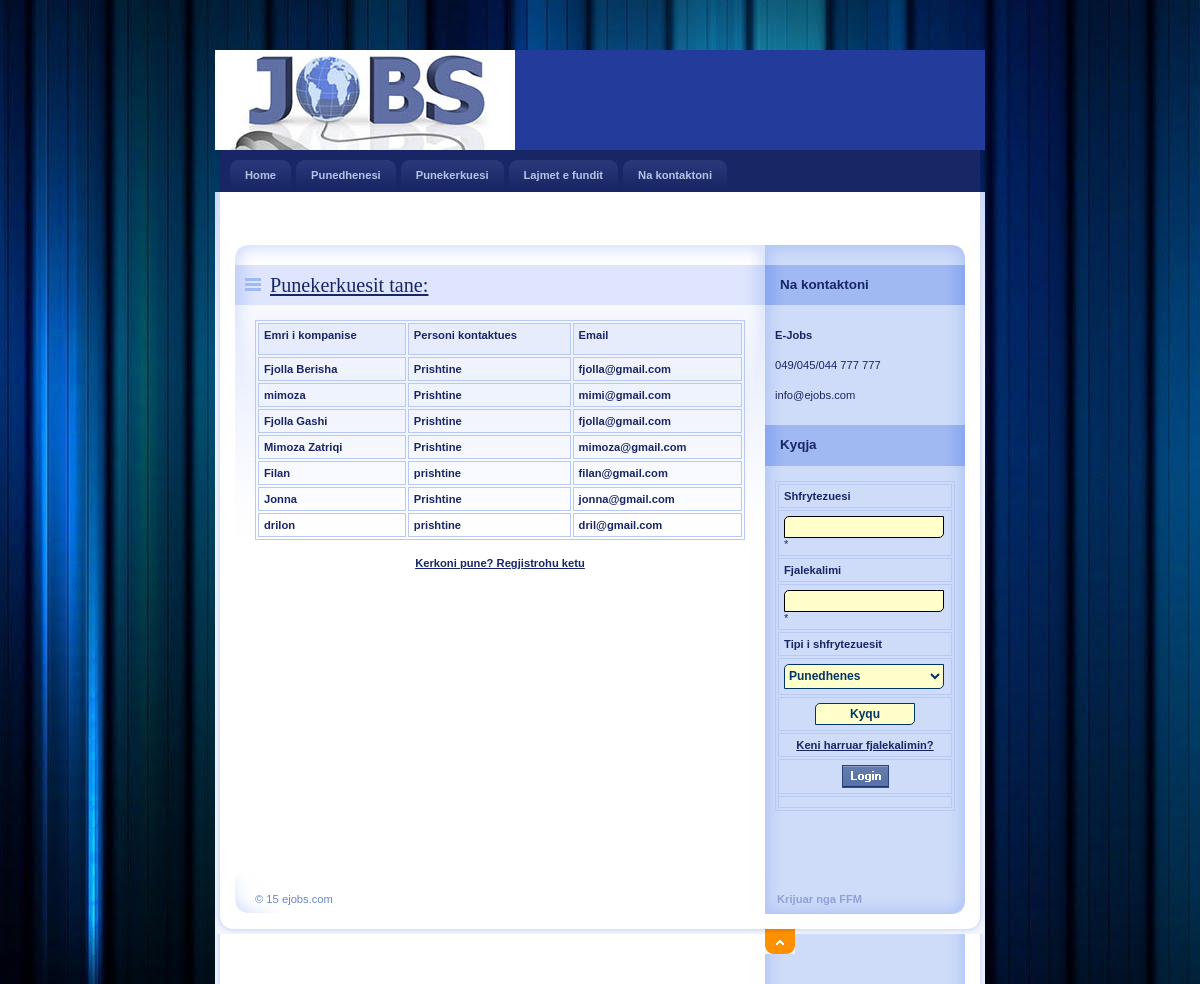
/punekerkues.php, run on the app's committed database.
### tables this page shows
CREATE TABLE IF NOT EXISTS `punekerkuesit` (
  `KerkoPunId` int(11) NOT NULL AUTO_INCREMENT,
  `PunkerkuesEmri` varchar(20) NOT NULL,
  `Adresa` varchar(100) NOT NULL,
  `Qyteti` varchar(20) NOT NULL,
  `Email` varchar(40) NOT NULL,
  `Telefoni` bigint(20) NOT NULL,
  `Kualifikimi` varchar(20) NOT NULL,
  `Gjinia` varchar(10) NOT NULL,
  `Datelindja` date NOT NULL,
  `Permbledhje` varchar(200) NOT NULL,
  `Status` varchar(10) NOT NULL,
  `UserName` varchar(20) NOT NULL,
  `Password` varchar(20) NOT NULL,
  `Pyetja` varchar(100) NOT NULL,
  `Pergjigjja` varchar(50) NOT NULL,
  PRIMARY KEY (`KerkoPunId`),
  KEY `JobSeekId` (`KerkoPunId`)
);

### punekerkues.php (the view, shortened to what this page needs)
<html>
<head>
    <link rel="stylesheet" media="screen,projection" type="text/css" href="./css/main.css" />
</head>
<body id="www-url-cz">
<div id="main" class="box">
<?php
include "Header.php"
?>
<?php
include "menyja.php"
?>
    <div id="page" class="box">
    <div id="page-in" class="box">
        <div id="strip" class="box noprint">
            <p id="breadcrumbs">&nbsp;</p>
        </div>
        <div id="content">
            <div class="article">
                <h2><span><a href="#">Punekerkuesit tane:</a></span></h2>
                <p>
                <table width="100%" border="1" cellpadding="1" cellspacing="2" bordercolor="#006699" >
<tr>
<th height="32" bgcolor="#006699" class="style3"><div align="left" class="style9 style5 style2"><strong>Emri i kompanise</strong></div></th>
<th bgcolor="#006699" class="style3"><div align="left" class="style9 style5 style2"><strong>Personi kontaktues</strong></div></th>
<th bgcolor="#006699" class="style3"><div align="left" class="style9 style5 style2"><strong>Email</strong></div></th>
</tr>
<?php
$con = mysql_connect("localhost","root","123456");
$sql = "select * from punekerkuesit where Status='Confirm'";
$result = mysql_query($sql,$con);
while($row = mysql_fetch_array($result))
{
$PunkerkuesEmri=$row['PunkerkuesEmri'];
$Qyteti=$row['Qyteti'];
$Email=$row['Email'];
?>
<tr>
<td class="style3"><div align="left" class="style9 style5"><strong><?php echo $PunkerkuesEmri;?></strong></div></td>
<td class="style3"><div align="left" class="style9 style5"><strong><?php echo $Qyteti;?></strong></div></td>
<td class="style3"><div align="left" class="style9 style5"><strong><?php echo $Email;?></strong></div></td>
</tr>
<?php
}
?>
</table>
                </p>
                <div align="center"><a href="PunekerkuesRegj.php"><strong>Kerkoni pune? Regjistrohu ketu</strong></a>                  </div>
                <p class="btn-more box noprint">&nbsp;</p>
          </div>
        </div>
<?php
include "Aside.php"
?>
    </div>
    </div>
<?php
include "footer.php"
?>
</div>
</body>
</html>

### Header.php (shortened to what this page needs)
<div id="header">
</div>

### menyja.php (shortened to what this page needs)
<div id="tabs" class="noprint">
       <ul class="box">
           <li><a href="index.php">Home<span class="tab-l"></span><span class="tab-r"></span></a></li>
           <li><a href="Punedhenes.php">Punedhenesi<span class="tab-l"></span><span class="tab-r"></span></a></li>
            <li><a href="punekerkues.php">Punekerkuesi<span class="tab-l"></span><span class="tab-r"></span></a></li>
             <li><a href="Lajmet.php">Lajmet e fundit<span class="tab-l"></span><span class="tab-r"></span></a></li>
           <li><a href="Kontakt.php">Na kontaktoni<span class="tab-l"></span><span class="tab-r"></span></a></li>
       </ul>
</div>

### Aside.php (shortened to what this page needs)
<div id="col" class="noprint">
            <div id="col-in">
               <h3>Na kontaktoni</h3>
                <div id="about-me">
                    <p><strong>E-Jobs</strong></p>
                    <p>049/045/044 777 777</p>
                    <p>info@ejobs.com<br />
                    </p>
</div>
                <h3 >Kyqja</h3>
<div class="login">
                <form name="form1" method="post" action="login.php">
                  <table width="100%" border="0">
                    <tr>
                      <td><strong>Shfrytezuesi</strong></td>
                    </tr>
                    <tr>
        <td>
                        <label>
                        <input type="text" name="txtUser" id="txtUser">
                        </label>
                     *</span>
          <label></label></td>
                    </tr>
                    <tr>
                      <td><strong>Fjalekalimi</strong></td>
                    </tr>
                    <tr>
                <td>
                        <label>
                        <input type="password" name="txtPass" id="txtPass">
                        </label>
                      *</td>
                    </tr>
                    <tr>
                      <td><strong>Tipi i shfrytezuesit</strong></td>
                    </tr>
                    <tr>
                      <td><label>
                        <select name="cmbUser" id="cmbUser">
                          <option value="Punedhenes" selected="selected">Punedhenes</option>
                          </select>
                      </label></td>
                    </tr>
                    <tr>
                      <td><label>
                        <div align="center">
                          <input type="submit" name="button" id="button" value="Kyqu">
                          </div>
                      </label></td>
                    </tr>
                    <tr>
                      <td><div align="center"><a href="Harruar.php"><strong>Keni harruar fjalekalimin? </strong></a></div></td>
                      <tr><td><div align="center"><a href="index.php"><strong><img src="design/fb_login.gif"></strong></a></div></td></tr>
                      <td>
					 </td>
                    </tr>
                  </table>
      </form>
              </div>
                <br/>
          </div>

### footer.php (shortened to what this page needs)
    <div id="footer">
        <div id="top" class="noprint"><p><span class="noscreen">Kthehu ne fillim</span> <a href="#header" title="Kthehu ne fillim^">^<span></span></a></p></div>
        <p class="style1" id="createdby">Krijuar nga FFM
        </p>
        <p id="copyright">&copy; <? echo date("y"); ?> ejobs.com</p>
</div>

### punekerkues.php (style rules this page uses)
.style2 { font-weight: bold }

### data on the page
punekerkuesit: PunkerkuesEmri "Fjolla Berisha", Qyteti "Prishtine", Email "fjolla@gmail.com"
punekerkuesit: PunkerkuesEmri "mimoza", Qyteti "Prishtine", Email "mimi@gmail.com"
punekerkuesit: PunkerkuesEmri "Fjolla Gashi", Qyteti "Prishtine", Email "fjolla@gmail.com"
punekerkuesit: PunkerkuesEmri "Mimoza Zatriqi", Qyteti "Prishtine", Email "mimoza@gmail.com"
punekerkuesit: PunkerkuesEmri "Filan", Qyteti "prishtine", Email "filan@gmail.com"
punekerkuesit: PunkerkuesEmri "Jonna", Qyteti "Prishtine", Email "jonna@gmail.com"
punekerkuesit: PunkerkuesEmri "drilon", Qyteti "prishtine", Email "dril@gmail.com"
